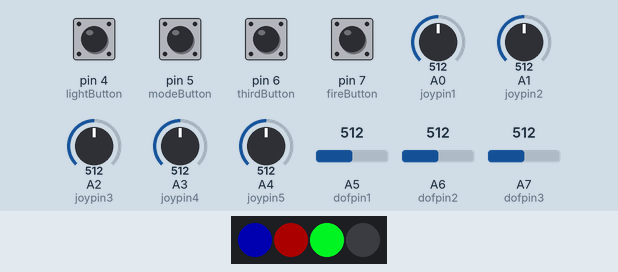
Bench run of a sketch on a simulated Arduino Nano, built with avr-gcc and run on an emulated ATmega328P. Parts: 4 RGB LEDs in strip order, left to right. The inputs (shaded band) are chosen by the test bench; at power-on: pin 4 (lightButton), pin 5 (modeButton), pin 6 (thirdButton), pin 7 (fireButton) HIGH, A0 (joypin1) = 512, A1 (joypin2) = 512, A2 (joypin3) = 512, A3 (joypin4) = 512, A4 (joypin5) = 512, A5 (dofpin1) = 512, A6 (dofpin2) = 512, A7 (dofpin3) = 512.

Above: at 2.3 s.
2.4 s: pin 4 (lightButton) pulled LOW for 0.15 s
At 3.6 s:
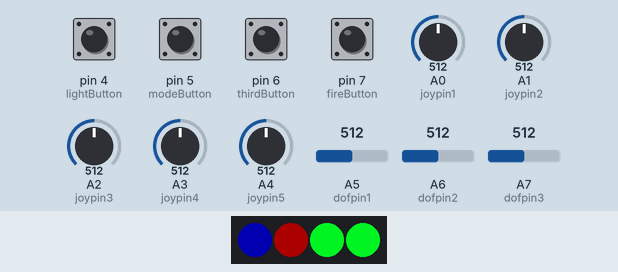
4.0 s: pin 5 (modeButton) pulled LOW for 0.15 s
At 5.2 s:
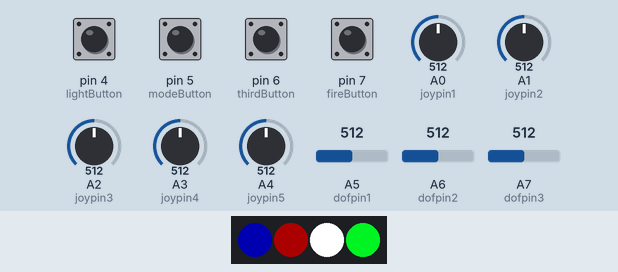
5.6 s: pin 4 (lightButton) pulled LOW for 1 s
At 7.0 s:
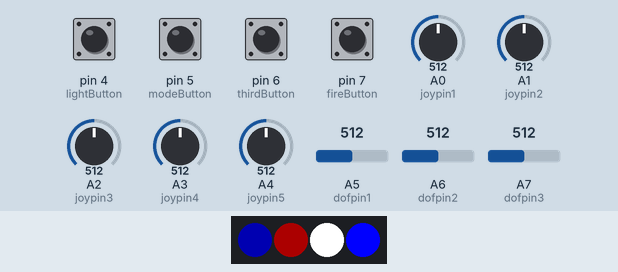
8.1 s: pin 4 (lightButton) pulled LOW for 0.15 s
At 8.9 s:
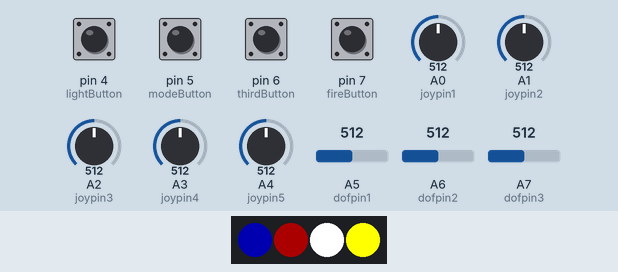
9.7 s: pin 5 (modeButton) pulled LOW for 1 s
At 10.5 s:
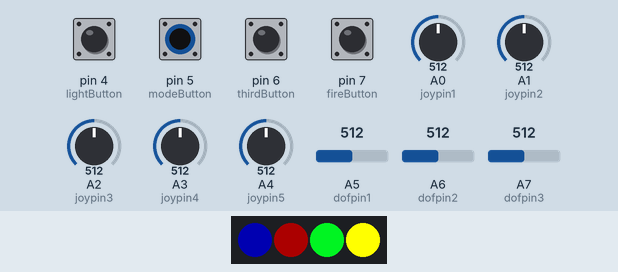
12.2 s: pin 6 (thirdButton) pulled LOW for 0.15 s
At 12.7 s:
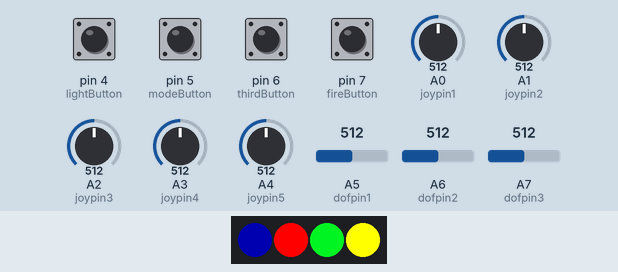
Timing chart, 0 to 14.8 s (numbered marks = the images above; inputs shaded):
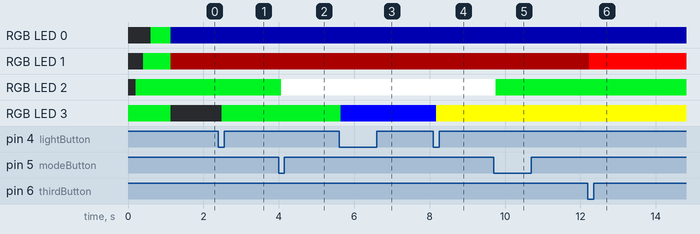

The sketch:

CORNFLAKE-TRANSMITTER-BOX.ino
```cpp
/*
=========================================================================
VWR ROBOTICS CORNFLAKE 2020 - MULTI JOYSTICK CONTROLLER BOX
=========================================================================
-------------------------------------------------------------------------
CORNFLAKE TRANSMITTER BOX V2.0
-------------------------------------------------------------------------
Hardware used for this sketch:

- Nano V3
- 2X HC-12 433MHz Serial Tranciever
- APA102 Leds (Adafruit Dotstar)
- Analog Joystick (Servocity)
- Adafruit Analog joypad
- Push buttons
- 10k pots

CONTROL CHANNEL: HC-12 #1 CHANNEL = C044
TELEMETRY CHANNEL: HC-12 #2 CHANNEL = C066

HC-12 SET CHANNEL: AT+C044

*/

#include <SoftwareSerial.h>
SoftwareSerial SSerial(3, 2); // RX, TX

#include <Adafruit_DotStar.h>
#define NUMPIXELS 4 //10 front - 6 rear
#define DATAPIN    8
#define CLOCKPIN   9
Adafruit_DotStar strip = Adafruit_DotStar(NUMPIXELS, DATAPIN, CLOCKPIN, DOTSTAR_BGR);

// COLOR SETS

uint32_t colorwhite = 0xFFFFFF;
uint32_t colorred = 0xFF0000;
uint32_t colorredoff = 0x300000;
uint32_t colorblue = 0x0000FF;
uint32_t colorblueoff = 0x000039;
uint32_t coloryellow = 0xFFFF00;
uint32_t coloryellowoff = 0x302d00;
uint32_t colorgreen = 0x00dc1f;
uint32_t coloroff = 0x000000;

// ANALOG INPUTS

// Joystick
const int joypin1 = A0; //Joystick X1
const int joypin2 = A1; //Joystick Y1

// Joypad
const int joypin3 = A2; //Joystick X1
const int joypin4 = A3; //Joystick Y1

// Top dial
const int joypin5 = A4; //Joystick Y2

// DOF POTS
const int dofpin1 = A5; // POT
const int dofpin2 = A6; // POT
const int dofpin3 = A7; // POT


// Buttons
const int lightButton = 4;
const int modeButton = 5;
const int thirdButton = 6;
const int fireButton = 7;


// JOYSTICK BUTTON PRESS LIGHT CONTROL
int count = 0;
int buttonState = 0;
int lastButtonState = 0;

// JOYSTICK BUTTON PRESS MODE CONTROL
//int count1 = 0;
//int buttonState1 = 0;
//int lastButtonState1 = 0;

// JOYSTICK BUTTON PRESS 3rd CONTROL
int count2 = 0;
int buttonState2 = 0;
int lastButtonState2 = 0;

// JOYSTICK BUTTON TOP JOYSTICK FIRE CONTROL
int count3 = 0;
int buttonState3 = 0;
int lastButtonState3 = 0;

// MODE SWITCH
int modecount = 0;
int modeState = 0;
int lastModeState = 0;

// SERVO MODE SWITCH
int servomodecount = 0;
int servomodeState = 0;
int servolastModeState = 0;

int servo;
int angle;

void setup() {

    Serial.begin(9600);
    SSerial.begin(9600);

    pinMode(lightButton, INPUT);
    digitalWrite(lightButton, 1);

    pinMode(modeButton, INPUT);
    digitalWrite(modeButton, 1);

    pinMode(thirdButton, INPUT);
    digitalWrite(thirdButton, 1);

    pinMode(fireButton, INPUT);
    digitalWrite(fireButton, 1);

    strip.begin();
    //strip.setBrightness(64); //set brightness low
    strip.show();

    strip.setPixelColor(0, coloroff);
    strip.setPixelColor(1, coloroff);
    strip.setPixelColor(2, coloroff);
    strip.setPixelColor(3, colorgreen);
    strip.show();
    delay(200);
    strip.setPixelColor(0, coloroff);
    strip.setPixelColor(1, coloroff);
    strip.setPixelColor(2, colorgreen);
    strip.setPixelColor(3, colorgreen);
    strip.show();
    delay(200);
    strip.setPixelColor(0, coloroff);
    strip.setPixelColor(1, colorgreen);
    strip.setPixelColor(2, colorgreen);
    strip.setPixelColor(3, colorgreen);
    strip.show();
    delay(200);
    strip.setPixelColor(0, colorgreen);
    strip.setPixelColor(1, colorgreen);
    strip.setPixelColor(2, colorgreen);
    strip.setPixelColor(3, colorgreen);
    strip.show();
    delay(500);
}

void loop(){

//------------------------------------------------------------
  //READ ANALOG INPUTS TO INT
  int val1 = analogRead(joypin1);
  int val2 = analogRead(joypin2);
  int val3 = analogRead(joypin3);
  int val4 = analogRead(joypin4);
  int val5 = analogRead(joypin5);

  int val6 = analogRead(dofpin1);
  int val7 = analogRead(dofpin2);
  int val8 = analogRead(dofpin3);

//  Serial.print("VAL1: ");
//  Serial.print(val1);
//  Serial.print(" VAL2: ");
//  Serial.print(val2);
//  Serial.print(" VAL3: ");
//  Serial.print(val3);
//  Serial.print(" VAL4: ");
//  Serial.print(val4);
//  Serial.print(" VAL5: ");
//  Serial.println(val5);

  //MAP ANALOG JOYSTICK VALS TO SERVO VALS (0-90-180)
  val1 = map(val1, 0, 1023, 180, 0); //reverse pot
  val2 = map(val2, 0, 1023, 180, 0); //reverse pot
  val3 = map(val3, 0, 1023, 0, 180);
  val4 = map(val4, 0, 1023, 0, 180);
  val5 = map(val5, 0, 1023, 0, 180);

  val6 = map(val6, 0, 1023, 0, 180);
  val7 = map(val7, 0, 1023, 0, 180);
  val8 = map(val8, 0, 1023, 0, 180);


//------------------------------------------------------------
  // BUTTON PRESS COUNTER FOR LIGHTS
  int buttonState = digitalRead(lightButton);

  if (buttonState != lastButtonState) {
       if (buttonState != 1) {
          count++;
          if (count >= 5) {
            count = 0;
          }
        } else {
          // nothing
        }
  }

  lastButtonState = buttonState;

      if (count == 0) {
               move(6, 0);
                strip.setPixelColor(3, coloroff);
               //Serial.println("lights off");
          } else if (count == 1) {
               move(6, 1);
                strip.setPixelColor(3, colorgreen);
               //Serial.println("lights half");
          } else if (count == 2) {
               move(6, 2);
                strip.setPixelColor(3, colorblue);
               //Serial.println("lights full");
          } else if (count == 3) {
               move(6, 3);
                strip.setPixelColor(3, coloryellow);
               //Serial.println("lights fuller");
          } else if (count == 4) {
               move(6, 4);
                strip.setPixelColor(3, colorred);
               //Serial.println("lights fullest");
       }


//------------------------------------------------------------
// BUTTON PRESS MODE JOYSTICK SWITCH (BLUE)
  int modeState = digitalRead(modeButton);

  if (modeState != lastModeState) {
       if (modeState != 1) {
          modecount++;
          if (modecount >= 2) {
            modecount = 0;
          }
        } else {
          // nothing
        }
  }

  lastModeState = modeState;

//SWAP FUNCTIONALITY JOYSTICK WITH JOYPAD (YELLOW)

      if (modecount == 0) {

                move(1, val1);
                move(2, val2);
                move(3, val3);
                move(4, val4);
                move(5, val5);

                move(10, val6);
                move(11, val7);
                move(12, val8);
                  strip.setPixelColor(2, colorgreen);
                //Serial.println("MODE 1");

      } else if (modecount == 1) {

                move(1, val3);
                move(2, val4);
                move(3, val1);
                move(4, val2);
                move(5, val5);

                move(10, val6);
                move(11, val7);
                move(12, val8);
                  strip.setPixelColor(2, colorwhite);
                //Serial.println("MODE 2");
      }


// BUTTON PRESS FOR SERVO MODE (RED)

  int servomodeState = digitalRead(thirdButton);

       if (servomodeState != servolastModeState) {
       if (servomodeState != 1) {
          servomodecount++;
          if (servomodecount >= 2) {
            servomodecount = 0;
            }
          } else {
          // nothing
          }
        }

  servolastModeState = servomodeState;

        if (servomodecount == 0) {
              move(7, 0);
              strip.setPixelColor(1, colorredoff);
          } else if (servomodecount == 1) {
              move(7, 1);
              strip.setPixelColor(1, colorred);
        }


// BUTTON ON TOP JOYSTICK PRESS FOR FIRE

  int buttonState3 = digitalRead(fireButton);

       if (buttonState3 != 1) {
          move(8, 1);
            strip.setPixelColor(0, colorblue);
       } else if (buttonState3 != 0){
          move(8, 0);
            strip.setPixelColor(0, colorblueoff);
       }


 strip.show();

// Short delay else loop goes bonkers
  delay(20);
}


//------------------------------------------------------------
//MOVE FUNCTION AND SEND TO TX
void move(int servo, int angle) {
       SSerial.write(char(255));
       SSerial.write(char(servo));
       SSerial.write(char(angle));
}
```

Measured:
- after the input at 2.4 s, RGB LED 3: off → RGB(0, 220, 31) after 0.09 s
- after the input at 4.0 s, RGB LED 2: RGB(0, 220, 31) → RGB(255, 255, 255) after 0.07 s
- after the input at 5.6 s, RGB LED 3: RGB(0, 220, 31) → RGB(0, 0, 255) at once
- after the input at 8.1 s, RGB LED 3: RGB(0, 0, 255) → RGB(255, 255, 0) after 0.08 s
- after the input at 9.7 s, RGB LED 2: RGB(255, 255, 255) → RGB(0, 220, 31) after 0.05 s
- after the input at 12.2 s, RGB LED 1: RGB(48, 0, 0) → RGB(255, 0, 0) at once
